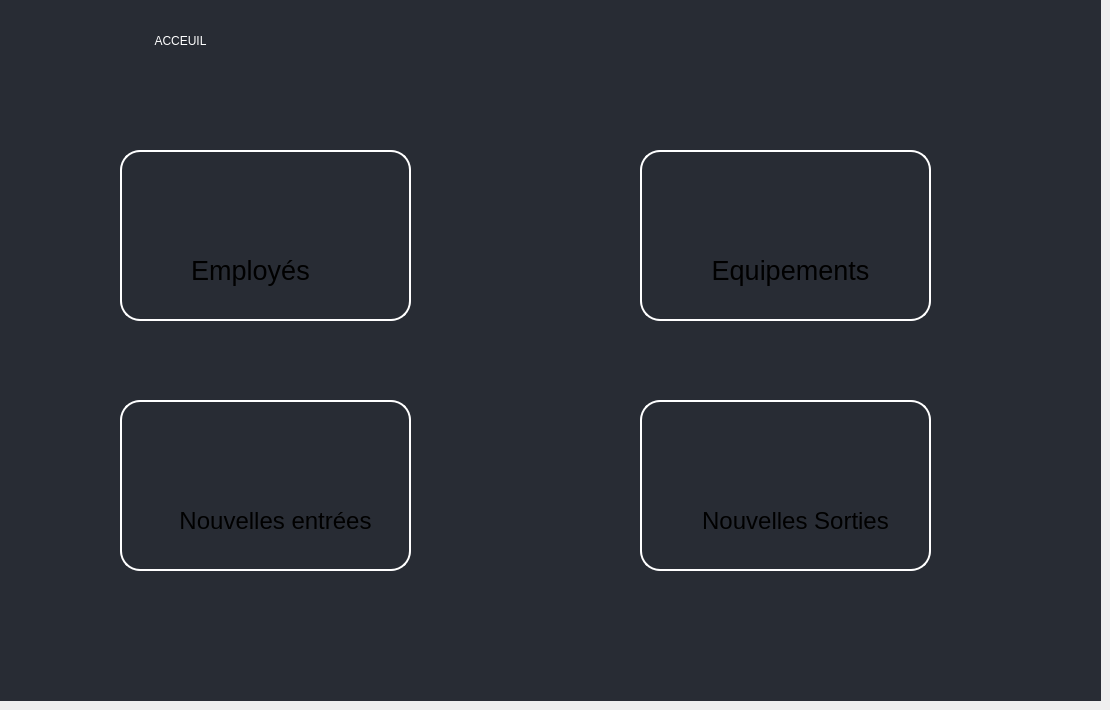
    <widget class="QWidget" name="page">
     <widget class="QLabel" name="label_7">
      <property name="geometry">
       <rect>
        <x>0</x>
        <y>0</y>
        <width>1101</width>
        <height>701</height>
       </rect>
      </property>
      <property name="styleSheet">
       <string notr="true">background-color: #282C34;</string>
      </property>
      <property name="text">
       <string/>
      </property>
     </widget>
     <widget class="QLabel" name="label_4">
      <property name="geometry">
       <rect>
        <x>120</x>
        <y>150</y>
        <width>291</width>
        <height>171</height>
       </rect>
      </property>
      <property name="styleSheet">
       <string notr="true">border : 2px solid #fff;
border-radius :20px</string>
      </property>
      <property name="text">
       <string/>
      </property>
     </widget>
     <widget class="QLabel" name="label_6">
      <property name="geometry">
       <rect>
        <x>160</x>
        <y>170</y>
        <width>81</width>
        <height>61</height>
       </rect>
      </property>
      <property name="styleSheet">
       <string notr="true">font: 75 26pt &quot;Tahoma&quot;;</string>
      </property>
      <property name="text">
       <string/>
      </property>
      <property name="alignment">
       <set>Qt::AlignCenter</set>
      </property>
     </widget>
     <widget class="QLabel" name="label_5">
      <property name="geometry">
       <rect>
        <x>100</x>
        <y>20</y>
        <width>161</width>
        <height>41</height>
       </rect>
      </property>
      <property name="styleSheet">
       <string notr="true">color: rgb(255, 255, 255);

font: 75 16pt &quot;Palatino Linotype&quot;;</string>
      </property>
      <property name="text">
       <string>ACCEUIL</string>
      </property>
      <property name="alignment">
       <set>Qt::AlignCenter</set>
      </property>
     </widget>
     <widget class="QLabel" name="label_8">
      <property name="geometry">
       <rect>
        <x>160</x>
        <y>250</y>
        <width>181</width>
        <height>41</height>
       </rect>
      </property>
      <property name="styleSheet">
       <string notr="true">font: 20pt;</string>
      </property>
      <property name="text">
       <string>Employés</string>
      </property>
      <property name="alignment">
       <set>Qt::AlignCenter</set>
      </property>
     </widget>
     <widget class="QLabel" name="label_9">
      <property name="geometry">
       <rect>
        <x>690</x>
        <y>250</y>
        <width>201</width>
        <height>41</height>
       </rect>
      </property>
      <property name="styleSheet">
       <string notr="true">font: 20pt;</string>
      </property>
      <property name="text">
       <string>Equipements</string>
      </property>
      <property name="alignment">
       <set>Qt::AlignCenter</set>
      </property>
     </widget>
     <widget class="QLabel" name="label_10">
      <property name="geometry">
       <rect>
        <x>640</x>
        <y>150</y>
        <width>291</width>
        <height>171</height>
       </rect>
      </property>
      <property name="styleSheet">
       <string notr="true">border : 2px solid #fff;
border-radius :20px</string>
      </property>
      <property name="text">
       <string/>
      </property>
     </widget>
     <widget class="QLabel" name="label_11">
      <property name="geometry">
       <rect>
        <x>680</x>
        <y>170</y>
        <width>81</width>
        <height>61</height>
       </rect>
      </property>
      <property name="styleSheet">
       <string notr="true">font: 75 26pt &quot;Tahoma&quot;;</string>
      </property>
      <property name="text">
       <string/>
      </property>
      <property name="alignment">
       <set>Qt::AlignCenter</set>
      </property>
     </widget>
     <widget class="QLabel" name="label_12">
      <property name="geometry">
       <rect>
        <x>120</x>
        <y>400</y>
        <width>291</width>
        <height>171</height>
       </rect>
      </property>
      <property name="styleSheet">
       <string notr="true">border : 2px solid #fff;
border-radius :20px</string>
      </property>
      <property name="text">
       <string/>
      </property>
     </widget>
     <widget class="QLabel" name="label_13">
      <property name="geometry">
       <rect>
        <x>220</x>
        <y>420</y>
        <width>81</width>
        <height>61</height>
       </rect>
      </property>
      <property name="styleSheet">
       <string notr="true">font: 75 26pt &quot;Tahoma&quot;;</string>
      </property>
      <property name="text">
       <string/>
      </property>
      <property name="alignment">
       <set>Qt::AlignCenter</set>
      </property>
     </widget>
     <widget class="QLabel" name="label_14">
      <property name="geometry">
       <rect>
        <x>150</x>
        <y>500</y>
        <width>251</width>
        <height>41</height>
       </rect>
      </property>
      <property name="styleSheet">
       <string notr="true">font: 18pt;</string>
      </property>
      <property name="text">
       <string>Nouvelles entrées</string>
      </property>
      <property name="alignment">
       <set>Qt::AlignCenter</set>
      </property>
     </widget>
     <widget class="QLabel" name="label_15">
      <property name="geometry">
       <rect>
        <x>750</x>
        <y>420</y>
        <width>81</width>
        <height>61</height>
       </rect>
      </property>
      <property name="styleSheet">
       <string notr="true">font: 75 26pt &quot;Tahoma&quot;;</string>
      </property>
      <property name="text">
       <string/>
      </property>
      <property name="alignment">
       <set>Qt::AlignCenter</set>
      </property>
     </widget>
     <widget class="QLabel" name="label_16">
      <property name="geometry">
       <rect>
        <x>670</x>
        <y>500</y>
        <width>251</width>
        <height>41</height>
       </rect>
      </property>
      <property name="styleSheet">
       <string notr="true">font: 18pt;</string>
      </property>
      <property name="text">
       <string>Nouvelles Sorties</string>
      </property>
      <property name="alignment">
       <set>Qt::AlignCenter</set>
      </property>
     </widget>
     <widget class="QLabel" name="label_17">
      <property name="geometry">
       <rect>
        <x>640</x>
        <y>400</y>
        <width>291</width>
        <height>171</height>
       </rect>
      </property>
      <property name="styleSheet">
       <string notr="true">border : 2px solid #fff;
border-radius :20px</string>
      </property>
      <property name="text">
       <string/>
      </property>
     </widget>
     <zorder>label_7</zorder>
     <zorder>label_4</zorder>
     <zorder>label_6</zorder>
     <zorder>label_5</zorder>
     <zorder>label_8</zorder>
     <zorder>label_10</zorder>
     <zorder>label_11</zorder>
     <zorder>label_9</zorder>
     <zorder>label_12</zorder>
     <zorder>label_13</zorder>
     <zorder>label_14</zorder>
     <zorder>label_17</zorder>
     <zorder>label_15</zorder>
     <zorder>label_16</zorder>
    </widget>
